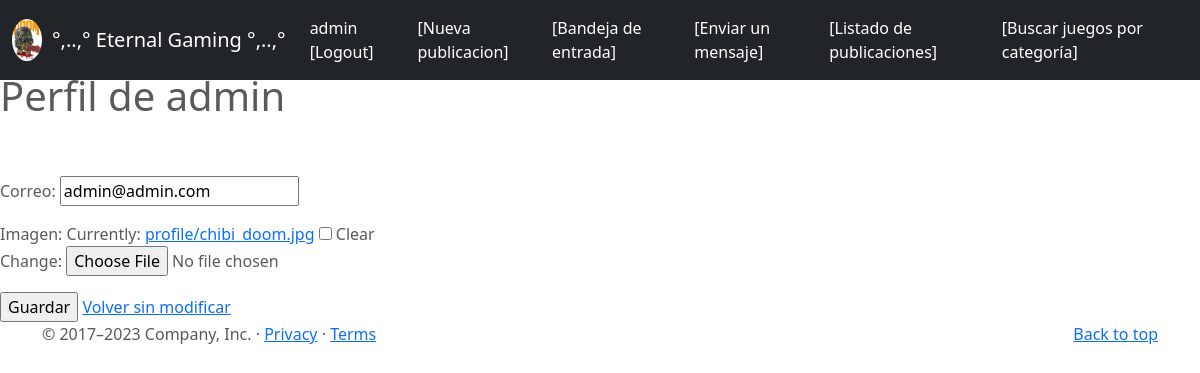
The page /profile/1/update (signed in) on the database as committed earlier.
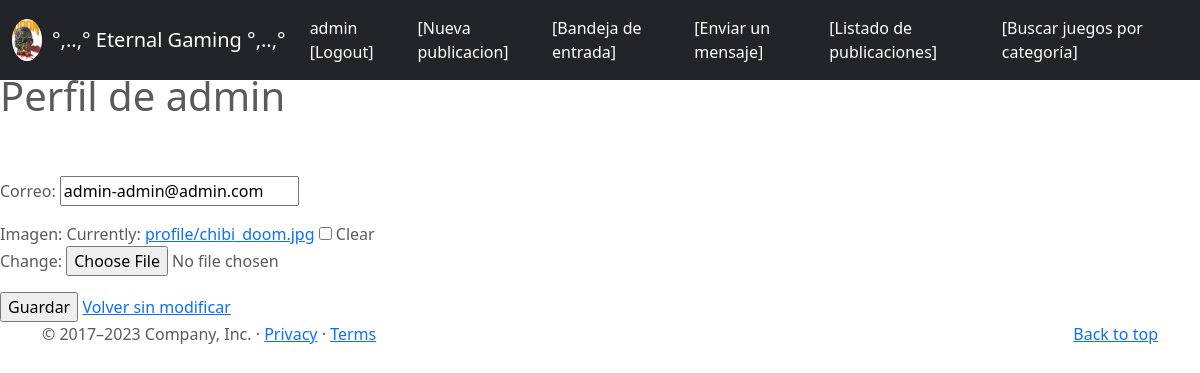
The same page on the database as committed later.
### entrega_final_app/models.py (models this page shows)
class Profile(models.Model):
    user = models.OneToOneField(to=User, on_delete=models.CASCADE, related_name="profile")
    correo = models.CharField(max_length=100)
    imagen = models.ImageField(upload_to="profile", null=True, blank=True)

### entrega_final_app/views.py (the view, shortened to what this page needs)
# urls.py: path('profile/<pk>/update', ProfileUpdate.as_view(), name = "profile-update"),
class ProfileUpdate(LoginRequiredMixin, UserPassesTestMixin, UpdateView):
    model = Profile
    success_url = reverse_lazy("juegos")
    fields = ['correo',
              'imagen',
             ]
    def test_func(self):
         return Profile.objects.filter(user=self.request.user).exists()

### entrega_final_app/templates/entrega_final_app/profile_form.html (shortened to what this page needs)
{% extends 'entrega_final_app/base.html'%}
{%block titulo%} Perfil de {{user}} {%endblock%}
{%block main%}
<br>
<form method="POST" enctype="multipart/form-data">
    {{form.as_p}}
    <input type="submit" value="Guardar">
    <a href="{% url 'juegos' %}"> Volver sin modificar</a>
</form>
{% endblock %}

Rows that differ between the two databases and show on the page:
changed Profile: correo "admin@admin.com" → "admin-admin@admin.com"
